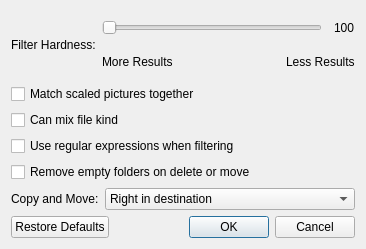
<?xml version="1.0" encoding="UTF-8"?>
<ui version="4.0">
 <class>PreferencesDialog</class>
 <widget class="QDialog" name="PreferencesDialog">
  <property name="geometry">
   <rect>
    <x>0</x>
    <y>0</y>
    <width>366</width>
    <height>249</height>
   </rect>
  </property>
  <property name="windowTitle">
   <string>Preferences</string>
  </property>
  <property name="sizeGripEnabled">
   <bool>false</bool>
  </property>
  <property name="modal">
   <bool>true</bool>
  </property>
  <layout class="QVBoxLayout" name="verticalLayout" stretch="1,0">
   <item>
    <layout class="QVBoxLayout" name="verticalLayout_2" stretch="0,0,0,0,0,1">
     <item>
      <layout class="QHBoxLayout" name="horizontalLayout_3">
       <item>
        <widget class="QLabel" name="label">
         <property name="minimumSize">
          <size>
           <width>0</width>
           <height>0</height>
          </size>
         </property>
         <property name="text">
          <string>Filter Hardness:</string>
         </property>
        </widget>
       </item>
       <item>
        <layout class="QVBoxLayout" name="verticalLayout_3">
         <property name="spacing">
          <number>0</number>
         </property>
         <item>
          <layout class="QHBoxLayout" name="horizontalLayout_6">
           <property name="spacing">
            <number>12</number>
           </property>
           <item>
            <widget class="QSlider" name="filterHardnessSlider">
             <property name="sizePolicy">
              <sizepolicy hsizetype="Expanding" vsizetype="Fixed">
               <horstretch>0</horstretch>
               <verstretch>0</verstretch>
              </sizepolicy>
             </property>
             <property name="minimum">
              <number>1</number>
             </property>
             <property name="maximum">
              <number>100</number>
             </property>
             <property name="tracking">
              <bool>true</bool>
             </property>
             <property name="orientation">
              <enum>Qt::Horizontal</enum>
             </property>
            </widget>
           </item>
           <item>
            <widget class="QLabel" name="filterHardnessLabel">
             <property name="minimumSize">
              <size>
               <width>21</width>
               <height>0</height>
              </size>
             </property>
             <property name="text">
              <string>100</string>
             </property>
            </widget>
           </item>
          </layout>
         </item>
         <item>
          <layout class="QHBoxLayout" name="horizontalLayout_5">
           <property name="topMargin">
            <number>0</number>
           </property>
           <item>
            <widget class="QLabel" name="label_4">
             <property name="text">
              <string>More Results</string>
             </property>
            </widget>
           </item>
           <item>
            <spacer name="horizontalSpacer_2">
             <property name="orientation">
              <enum>Qt::Horizontal</enum>
             </property>
             <property name="sizeHint" stdset="0">
              <size>
               <width>40</width>
               <height>20</height>
              </size>
             </property>
            </spacer>
           </item>
           <item>
            <widget class="QLabel" name="label_3">
             <property name="text">
              <string>Less Results</string>
             </property>
            </widget>
           </item>
          </layout>
         </item>
        </layout>
       </item>
      </layout>
     </item>
     <item>
      <widget class="QCheckBox" name="matchScaledBox">
       <property name="text">
        <string>Match scaled pictures together</string>
       </property>
      </widget>
     </item>
     <item>
      <widget class="QCheckBox" name="mixFileKindBox">
       <property name="text">
        <string>Can mix file kind</string>
       </property>
      </widget>
     </item>
     <item>
      <widget class="QCheckBox" name="useRegexpBox">
       <property name="text">
        <string>Use regular expressions when filtering</string>
       </property>
      </widget>
     </item>
     <item>
      <widget class="QCheckBox" name="removeEmptyFoldersBox">
       <property name="text">
        <string>Remove empty folders on delete or move</string>
       </property>
      </widget>
     </item>
     <item>
      <layout class="QHBoxLayout" name="horizontalLayout_4">
       <item>
        <widget class="QLabel" name="label_5">
         <property name="minimumSize">
          <size>
           <width>0</width>
           <height>0</height>
          </size>
         </property>
         <property name="text">
          <string>Copy and Move:</string>
         </property>
        </widget>
       </item>
       <item>
        <widget class="QComboBox" name="copyMoveDestinationComboBox">
         <property name="sizePolicy">
          <sizepolicy hsizetype="Expanding" vsizetype="Fixed">
           <horstretch>0</horstretch>
           <verstretch>0</verstretch>
          </sizepolicy>
         </property>
         <item>
          <property name="text">
           <string>Right in destination</string>
          </property>
         </item>
         <item>
          <property name="text">
           <string>Recreate relative path</string>
          </property>
         </item>
         <item>
          <property name="text">
           <string>Recreate absolute path</string>
          </property>
         </item>
        </widget>
       </item>
      </layout>
     </item>
    </layout>
   </item>
   <item>
    <widget class="QDialogButtonBox" name="buttonBox">
     <property name="standardButtons">
      <set>QDialogButtonBox::Cancel|QDialogButtonBox::Ok|QDialogButtonBox::RestoreDefaults</set>
     </property>
    </widget>
   </item>
  </layout>
 </widget>
 <resources/>
 <connections>
  <connection>
   <sender>filterHardnessSlider</sender>
   <signal>valueChanged(int)</signal>
   <receiver>filterHardnessLabel</receiver>
   <slot>setNum(int)</slot>
   <hints>
    <hint type="sourcelabel">
     <x>182</x>
     <y>26</y>
    </hint>
    <hint type="destinationlabel">
     <x>271</x>
     <y>26</y>
    </hint>
   </hints>
  </connection>
  <connection>
   <sender>buttonBox</sender>
   <signal>accepted()</signal>
   <receiver>PreferencesDialog</receiver>
   <slot>accept()</slot>
   <hints>
    <hint type="sourcelabel">
     <x>182</x>
     <y>228</y>
    </hint>
    <hint type="destinationlabel">
     <x>182</x>
     <y>124</y>
    </hint>
   </hints>
  </connection>
  <connection>
   <sender>buttonBox</sender>
   <signal>rejected()</signal>
   <receiver>PreferencesDialog</receiver>
   <slot>reject()</slot>
   <hints>
    <hint type="sourcelabel">
     <x>182</x>
     <y>228</y>
    </hint>
    <hint type="destinationlabel">
     <x>182</x>
     <y>124</y>
    </hint>
   </hints>
  </connection>
 </connections>
</ui>
